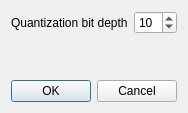
<?xml version="1.0" encoding="UTF-8"?>
<ui version="4.0">
 <class>Settings_Quantization</class>
 <widget class="QDialog" name="Settings_Quantization">
  <property name="geometry">
   <rect>
    <x>0</x>
    <y>0</y>
    <width>175</width>
    <height>75</height>
   </rect>
  </property>
  <property name="windowTitle">
   <string>Settings</string>
  </property>
  <layout class="QVBoxLayout" name="verticalLayout">
   <property name="sizeConstraint">
    <enum>QLayout::SetFixedSize</enum>
   </property>
   <item>
    <layout class="QGridLayout" name="gridLayout">
     <item row="0" column="0">
      <widget class="QLabel" name="label">
       <property name="text">
        <string>Quantization bit depth</string>
       </property>
      </widget>
     </item>
     <item row="0" column="1">
      <widget class="QSpinBox" name="CtrlBitDepth">
       <property name="value">
        <number>10</number>
       </property>
      </widget>
     </item>
    </layout>
   </item>
   <item>
    <spacer name="verticalSpacer">
     <property name="orientation">
      <enum>Qt::Vertical</enum>
     </property>
     <property name="sizeHint" stdset="0">
      <size>
       <width>20</width>
       <height>40</height>
      </size>
     </property>
    </spacer>
   </item>
   <item>
    <widget class="QDialogButtonBox" name="buttonBox">
     <property name="orientation">
      <enum>Qt::Horizontal</enum>
     </property>
     <property name="standardButtons">
      <set>QDialogButtonBox::Cancel|QDialogButtonBox::Ok</set>
     </property>
    </widget>
   </item>
  </layout>
 </widget>
 <resources/>
 <connections>
  <connection>
   <sender>buttonBox</sender>
   <signal>accepted()</signal>
   <receiver>Settings_Quantization</receiver>
   <slot>accept()</slot>
   <hints>
    <hint type="sourcelabel">
     <x>248</x>
     <y>254</y>
    </hint>
    <hint type="destinationlabel">
     <x>157</x>
     <y>274</y>
    </hint>
   </hints>
  </connection>
  <connection>
   <sender>buttonBox</sender>
   <signal>rejected()</signal>
   <receiver>Settings_Quantization</receiver>
   <slot>reject()</slot>
   <hints>
    <hint type="sourcelabel">
     <x>316</x>
     <y>260</y>
    </hint>
    <hint type="destinationlabel">
     <x>286</x>
     <y>274</y>
    </hint>
   </hints>
  </connection>
 </connections>
</ui>
